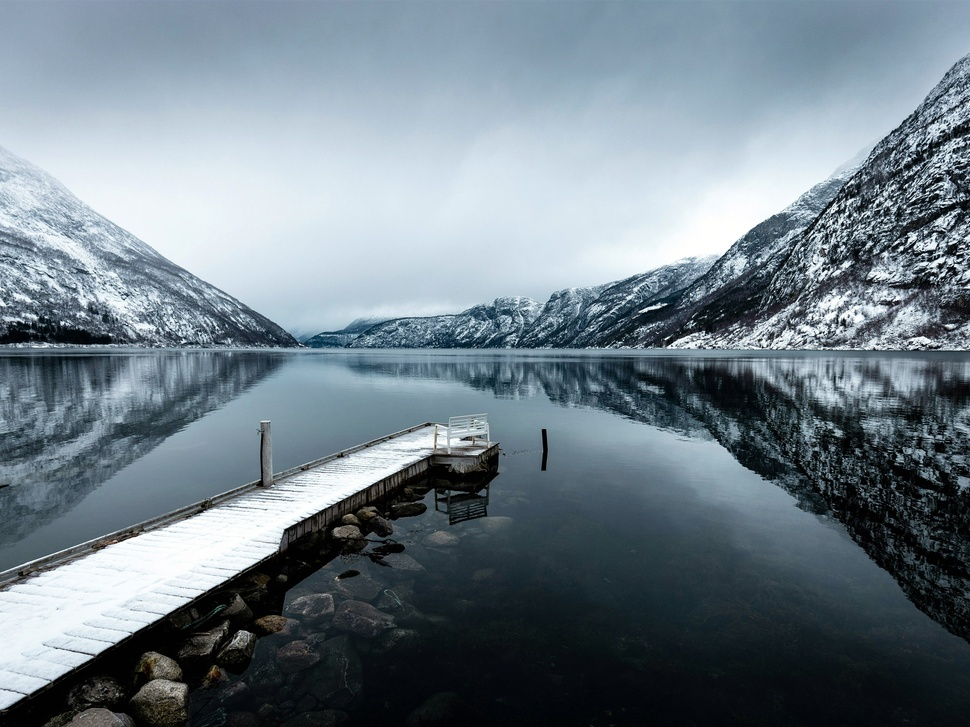
#> input picture pycharm/pythonProject/test.jpg, 970 x 727 px, shrunk from 2560 x 1920 before the run
$ python svd.py
#> lines starting #> are read from the running program, lines starting #| are printed output that depends on the picture
import numpy as np
import matplotlib.pyplot as plt
from scipy.linalg import svd

# 读取图像并转换为灰度图
image = plt.imread('test.jpg')
#> image is the input picture: shape (727, 970, 3); mean R, G, B 113.3, 127.3, 136.6
gray_image = np.mean(image, axis=2)  # 将图像转换为灰度图
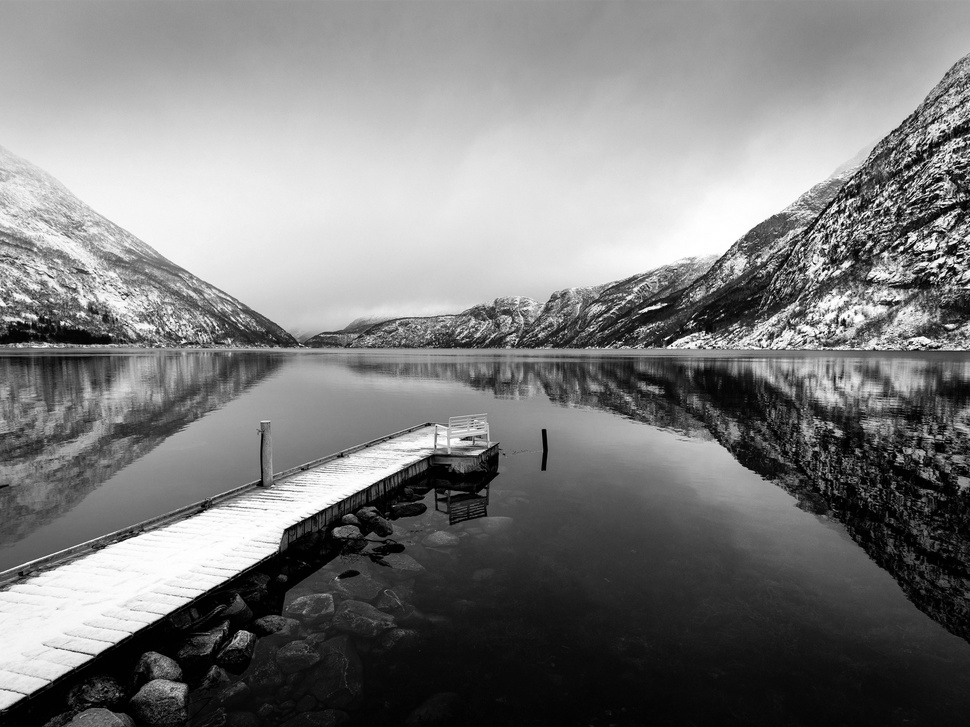
#> gray_image: shape (727, 970) float64; min 0, max 255, mean 125.7

# 计算SVD
U, S, Vt = svd(gray_image, full_matrices=False)
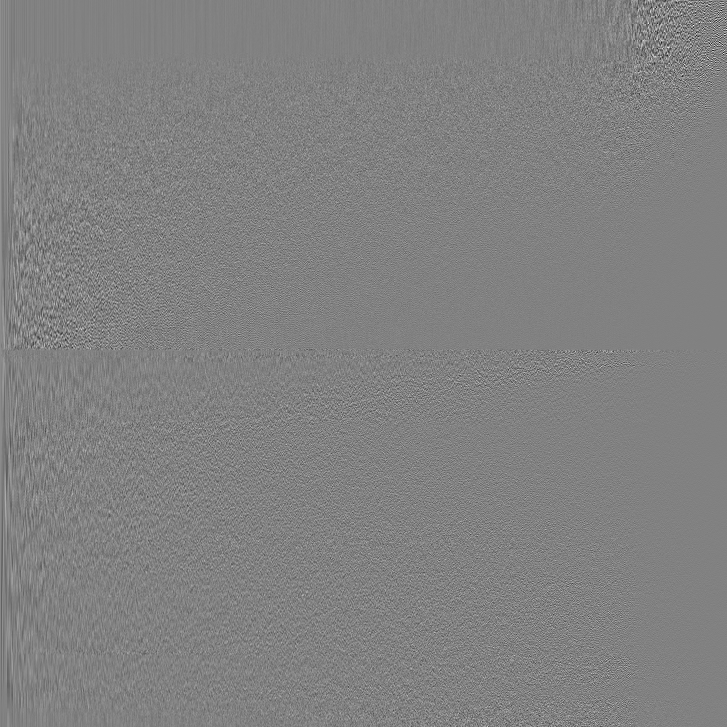
#> U: shape (727, 727) float64; min -0.408, max 0.395, mean 1.75e-05; drawn with min black and max white
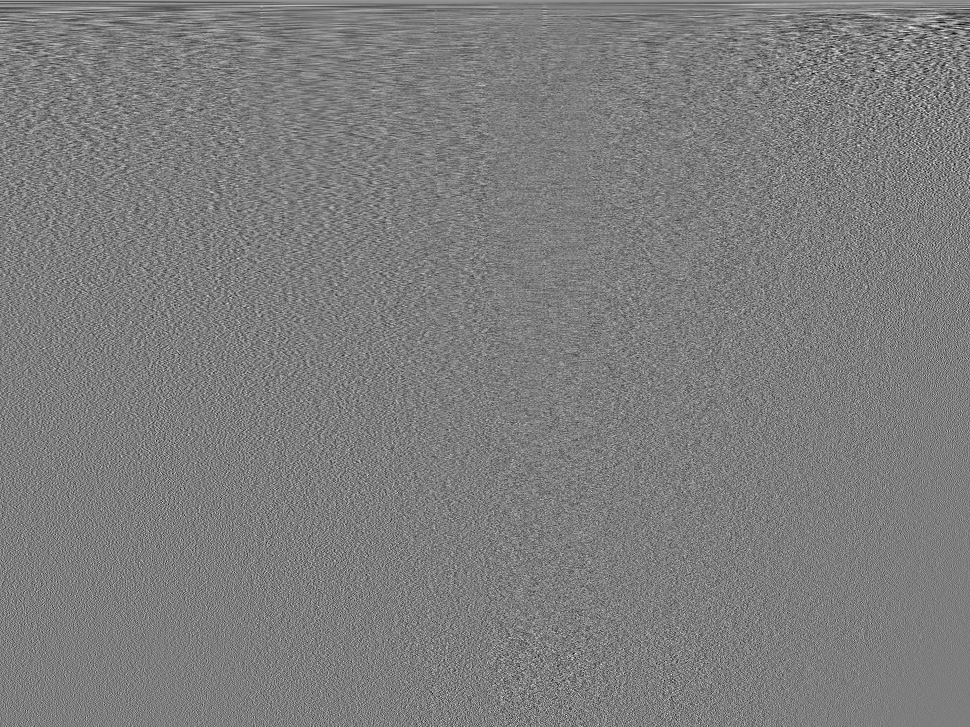
#> Vt: shape (727, 970) float64; min -0.185, max 0.19, mean 5.44e-05; drawn with min black and max white
#> S = 727 values, max 117145.1 at index 0, min 3.64 at index 726, mean 772.9

# 保留前k个奇异值
k_values = [5, 20, 50, 100]

# 创建子图
fig, axs = plt.subplots(1, len(k_values) + 1, figsize=(20, 5))

# 显示原始图像
axs[0].imshow(gray_image, cmap='gray')
axs[0].set_title('Original Image')
axs[0].axis('off')

# 显示压缩后的图像
for i, k in enumerate(k_values):
    # 截断奇异值
    S_k = np.diag(S[:k])
    U_k = U[:, :k]
    Vt_k = Vt[:k, :]

    # 重构压缩后的图像
    compressed_image = np.dot(U_k, np.dot(S_k, Vt_k))

    # 显示压缩后的图像
    axs[i + 1].imshow(compressed_image, cmap='gray')
    axs[i + 1].set_title(f'k = {k}')
    axs[i + 1].axis('off')
#> this loop made 4 passes
#> pass 1, `compressed_image = np.dot(U_k, np.dot(S_k, Vt_k))`:
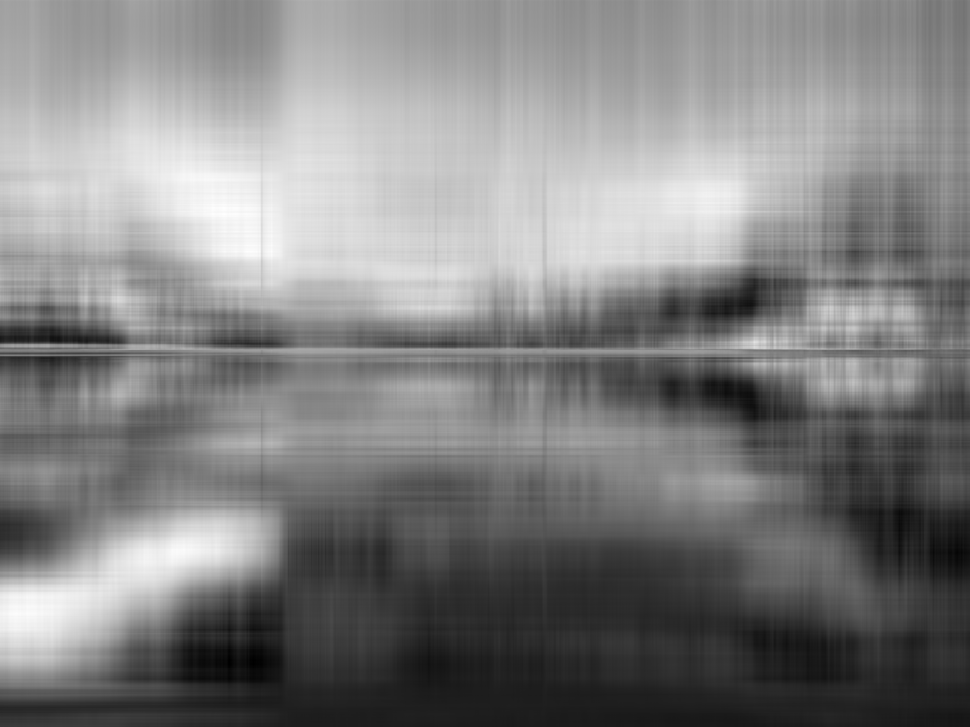
#> compressed_image: shape (727, 970) float64; min -27.37, max 275, mean 125.7; drawn with min black and max white
#> pass 2, `compressed_image = np.dot(U_k, np.dot(S_k, Vt_k))`:
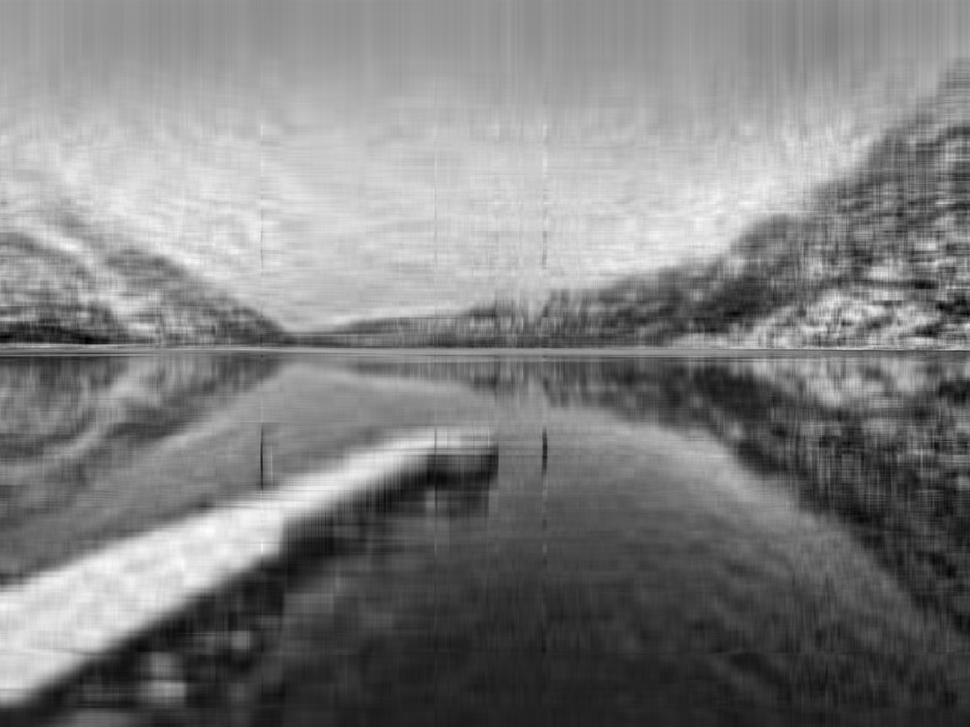
#> compressed_image: shape (727, 970) float64; min -36.81, max 289.3, mean 125.7; drawn with min black and max white
#> after the loop:
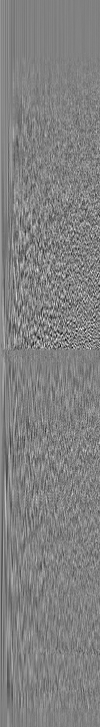
#> U_k: shape (727, 100) float64; min -0.261, max 0.254, mean 0.000186; drawn with min black and max white

# 调整布局
plt.tight_layout()
plt.show()
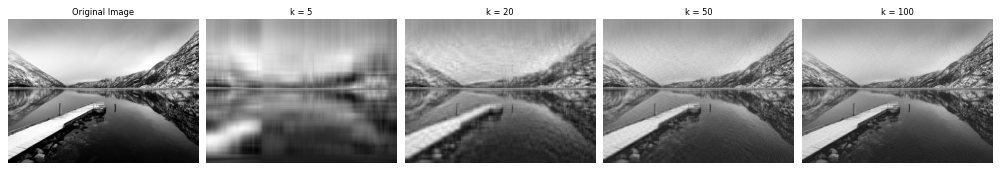
#> figure drawn by matplotlib, 5 panels
